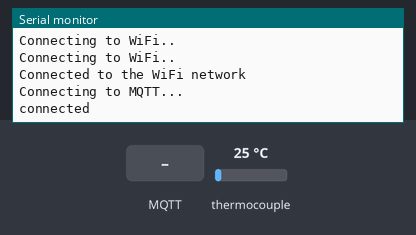
The sketch below on a simulated ESP8266 (NodeMCU). Parts: the last lines printed to the serial monitor. The test bench sets the inputs (shaded band); at power-on: thermocouple 25 °C. WiFi joins after 1.5 s; servers stay silent unless stated; no MQTT or app messages arrive unless stated.

Above: at 2.7 s.
2.8 s: MQTT message "1" arrives on the first subscribed topic
At 3.6 s:
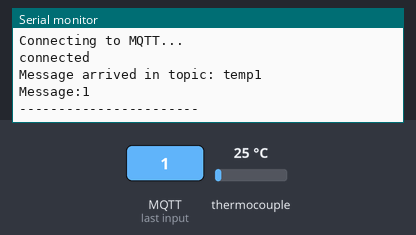
4.3 s: MQTT message "on" arrives on the first subscribed topic
At 4.7 s:
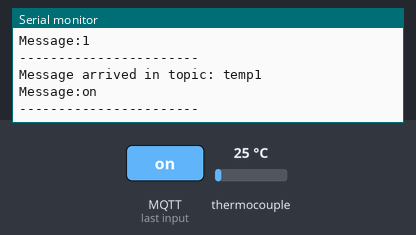
5.8 s: MQTT message "off" arrives on the first subscribed topic
At 7.2 s:
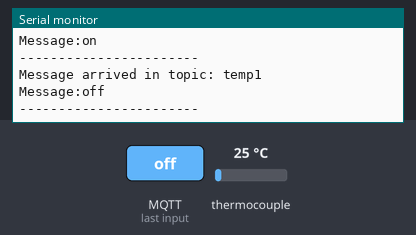

Measured:
- after the input at 2.8 s, the serial monitor: prints a new line after 0.09 s (image 1)
- after the input at 4.3 s, the serial monitor: prints a new line at once (image 2)
- after the input at 5.8 s, the serial monitor: prints a new line after 0.06 s (image 3)

The sketch:

pt100TempSensor.ino
```cpp
#include <ESP8266WiFi.h>
#include <PubSubClient.h>
#include <Adafruit_MAX31865.h>

const char* ssid = "your network name";
const char* password =  "your network password";
const char* mqttServer = "your pi's ip address";
const int mqttPort = 1883;
const char* mqttUser = ""; // leave blank unless you setup an mqtt username
const char* mqttPassword = ""; // leave blank unless you setup a password
const char* mqttTopic = "temp1";

WiFiClient espClient;
PubSubClient client(espClient);
// Use software SPI:         CS, DI, DO, CLK
Adafruit_MAX31865 max1 = Adafruit_MAX31865(16, 5, 4, 0); //NodeMCU pins connected to: D0, D1, D2, D3

// use hardware SPI, just pass in the CS pin
//Adafruit_MAX31865 max1 = Adafruit_MAX31865(14);

#define RREF 428 // The value of the Rref resistor. Use 430.0!

void setup() {

  Serial.begin(115200);

  WiFi.begin(ssid, password);

  while (WiFi.status() != WL_CONNECTED) {
    delay(500);
    Serial.println("Connecting to WiFi..");
  }
  Serial.println("Connected to the WiFi network");

  client.setServer(mqttServer, mqttPort);
  client.setCallback(callback);

  while (!client.connected()) {
    Serial.println("Connecting to MQTT...");

    if (client.connect("ESP8266Client", mqttUser, mqttPassword )) {

      Serial.println("connected");

    } else {

      Serial.print("failed with state ");
      Serial.print(client.state());
      delay(2000);

    }
  }


  client.publish(mqttTopic, "MQTT Temp message received");
  client.subscribe(mqttTopic);
  max1.begin(MAX31865_3WIRE);  // set to 2WIRE or 4WIRE as necessary
  //client.publish("MQTTRREF", String(RREF).c_str(), true);
  //client.subscribe("MQTTRREF");
}

void callback(char* topic, byte* payload, unsigned int length) {

  Serial.print("Message arrived in topic: ");
  Serial.println(topic);

  Serial.print("Message:");
  for (int i = 0; i < length; i++) {
    Serial.print((char)payload[i]);
  }

  Serial.println();
  Serial.println("-----------------------");

}

void loop() {
  client.loop();
  uint16_t rtd = max1.readRTD();
  float Ctemp = max1.temperature(100, RREF);
  float Ftemp = max1.temperature(100, RREF)*9/5+32;
  //Serial.println(Ctemp);     //Celcius output
  //Serial.println(Ftemp);     //Farenheght output
  client.publish(mqttTopic, String(Ftemp).c_str(), true);
  delay(100);
}
```
